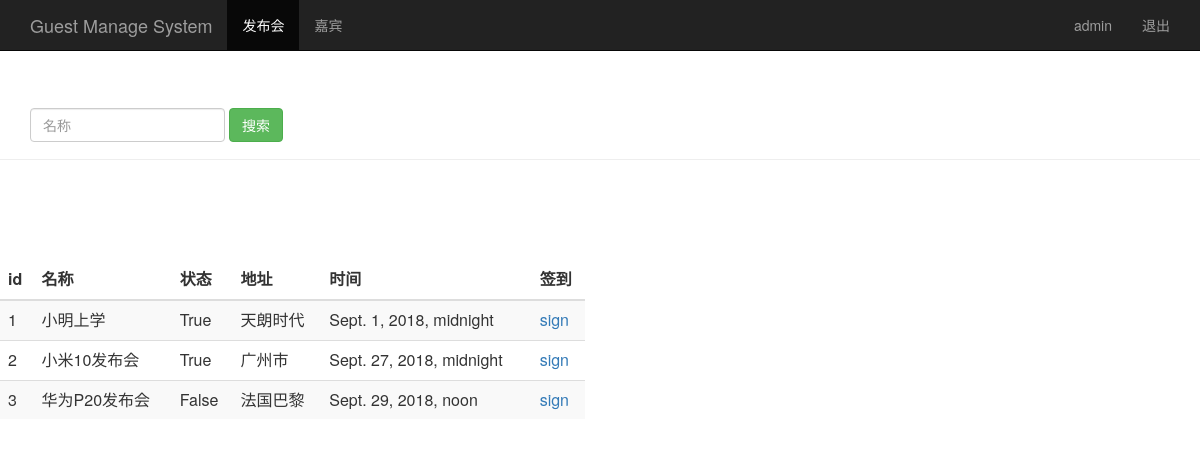
The app's page /intf/event_manage/ (signed in) with its own data.
### Intf/models.py (models this page shows, shortened)
class Event(models.Model):
	name = models.CharField('发布会标题',max_length=100)
	limit = models.IntegerField('参加人数')
	status = models.BooleanField('状态')
	address = models.CharField('地址',max_length=200)
	start_time = models.DateTimeField('发布会时间')
	create_time = models.DateTimeField('创建时间',auto_now=True)

### Intf/views.py (the view)
@login_required     #关上窗户
def event_manage(request):
    username = request.session.get('user','')
    event_list = Event.objects.all()
    return render(request,"Intf/event_manage.html",{'user':username,'events':event_list})

### templates/Intf/event_manage.html (shortened to what this page needs)
<html>
	<head>
		{% load bootstrap3 %}
		{% bootstrap_css %}
	</head>
	<body role="document">
		<nav class="navbar navbar-inverse navbar-fixed-top">
			<div class="container">
				<div class="navbar-header">
					<a class="navbar-brand" href="/event_manage/">Guest Manage System</a>
				</div>
				<div id="navbar" class="collapse navbar-collapse">
					<ul class="nav navbar-nav">
						<li class="active"><a href="#">发布会</a></li>
						<li><a href="/Intf/guest_manage/">嘉宾</a></li>
					</ul>
					<ul class="nav navbar-nav navbar-right">
						<li><a href="#">{{user}}</a></li>
						<li><a href="/Intf/logout/">退出</a></li>
					</ul>
				</div>
			</div>
		</nav>
		<div class="page-header" style="padding-top: 60px;">
			<div id="navbar" class="navbar-collapse collapse">
				<form class="navbar-form" method="get" action="/Intf/search_name/">
					<div class="form-group">
						<input name="name" type="text" placeholder="名称" class="form-control">
					</div>
					<button type="submit" class="btn btn-success">搜索</button>
				</form>
			</div>
		</div>
		<div class="row" style="padding-top: 80px;">
			<div class="col-md-6">
				<table class="table table-striped">
					<thead>
						<tr>
							<th>id</th><th>名称</th><th>状态</th><th>地址</th><th>时间</th><th>签到</th>
						</tr>
					</thead>
					<tbody>
						{% for event in events %}
						<tr>
							<td>{{ event.id }}</td>
							<td>{{ event.name }}</td>
							<td>{{ event.status }}</td>
							<td>{{ event.address }}</td>
							<td>{{ event.start_time }}</td>
							<td><a href="/Intf/sign_index/{{event.id}}/" target="{{event.id}}_blank">sign</a></td>
						</tr>
						{% endfor %}
					</tbody>
				</table>
			</div>
		</div>
	</body>
</html>

### records on screen
Event: id "1", name "小明上学", status "True", address "天朗时代", start_time "Sept. 1, 2018, midnight"
Event: id "2", name "小米10发布会", status "True", address "广州市", start_time "Sept. 27, 2018, midnight"
Event: id "3", name "华为P20发布会", status "False", address "法国巴黎", start_time "Sept. 29, 2018, noon"

### other values on screen
{{ user }} "admin"
